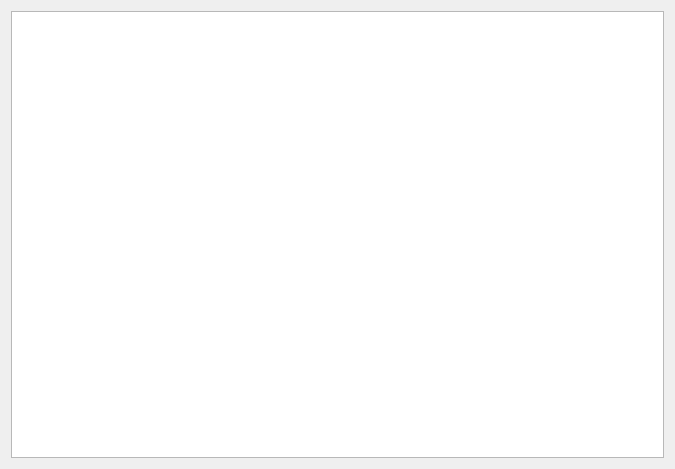
<?xml version="1.0" encoding="UTF-8"?>
<ui version="4.0">
 <class>recipie_Dialog</class>
 <widget class="QDialog" name="recipie_Dialog">
  <property name="geometry">
   <rect>
    <x>0</x>
    <y>0</y>
    <width>675</width>
    <height>469</height>
   </rect>
  </property>
  <property name="windowTitle">
   <string>Dialog</string>
  </property>
  <property name="styleSheet">
   <string notr="true">font-size:13px;</string>
  </property>
  <layout class="QHBoxLayout" name="horizontalLayout">
   <item>
    <widget class="QListView" name="recipie_listView"/>
   </item>
  </layout>
 </widget>
 <resources/>
 <connections/>
</ui>
